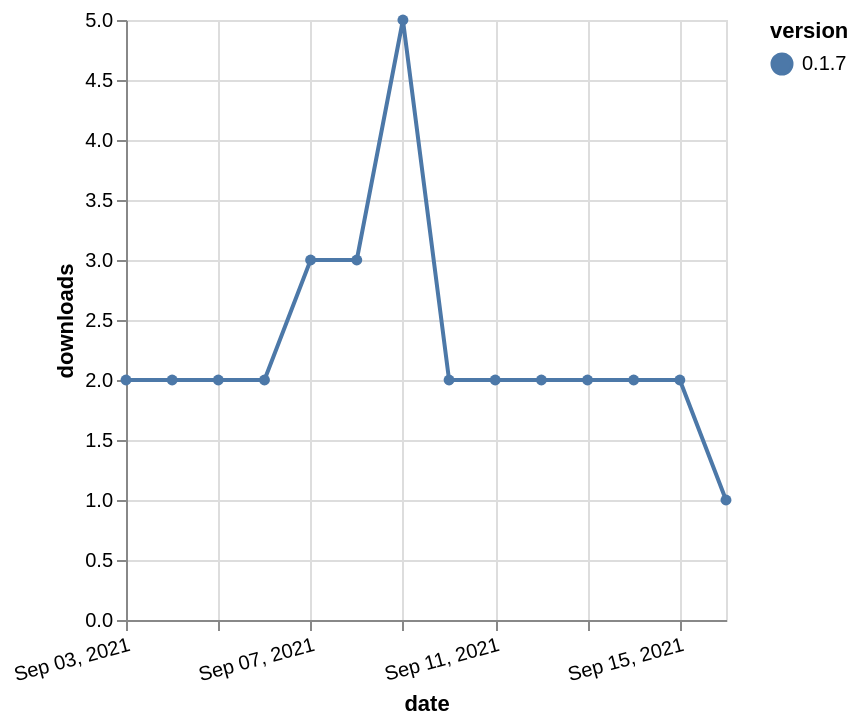

Vega-Lite specification stored for this chart:
### Vega-Lite specification from a JSON file in a GitHub repository (floating-point values rounded to 4 significant figures)
{"$schema": "https://vega.github.io/schema/vega-lite/v5.json", "description": "A simple bar chart with embedded data.", "data": {"values": [{"date": "2021-09-03", "total": 4134, "delta": 2, "version": "0.1.7"}, {"date": "2021-09-04", "total": 4136, "delta": 2, "version": "0.1.7"}, {"date": "2021-09-05", "total": 4138, "delta": 2, "version": "0.1.7"}, {"date": "2021-09-06", "total": 4140, "delta": 2, "version": "0.1.7"}, {"date": "2021-09-07", "total": 4143, "delta": 3, "version": "0.1.7"}, {"date": "2021-09-08", "total": 4146, "delta": 3, "version": "0.1.7"}, {"date": "2021-09-09", "total": 4151, "delta": 5, "version": "0.1.7"}, {"date": "2021-09-10", "total": 4153, "delta": 2, "version": "0.1.7"}, {"date": "2021-09-11", "total": 4155, "delta": 2, "version": "0.1.7"}, {"date": "2021-09-12", "total": 4157, "delta": 2, "version": "0.1.7"}, {"date": "2021-09-13", "total": 4159, "delta": 2, "version": "0.1.7"}, {"date": "2021-09-14", "total": 4161, "delta": 2, "version": "0.1.7"}, {"date": "2021-09-15", "total": 4163, "delta": 2, "version": "0.1.7"}, {"date": "2021-09-16", "total": 4164, "delta": 1, "version": "0.1.7"}]}, "width": "container", "mark": {"type": "line", "point": {"filled": true}}, "encoding": {"x": {"field": "date", "type": "temporal", "timeUnit": "yearmonthdate", "title": "date", "axis": {"labelAngle": -15}}, "y": {"field": "delta", "type": "quantitative", "title": "downloads"}, "color": {"field": "version", "type": "nominal"}, "tooltip": {"field": "delta"}}}
